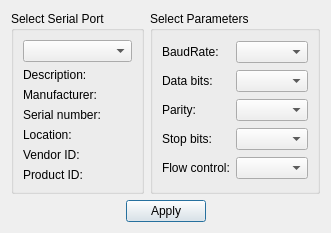
<?xml version="1.0" encoding="UTF-8"?>
<ui version="4.0">
 <class>SettingsDialog</class>
 <widget class="QDialog" name="SettingsDialog">
  <property name="geometry">
   <rect>
    <x>0</x>
    <y>0</y>
    <width>331</width>
    <height>220</height>
   </rect>
  </property>
  <property name="sizePolicy">
   <sizepolicy hsizetype="Preferred" vsizetype="Preferred">
    <horstretch>0</horstretch>
    <verstretch>0</verstretch>
   </sizepolicy>
  </property>
  <property name="windowTitle">
   <string>Settings</string>
  </property>
  <layout class="QGridLayout" name="gridLayout_3">
   <item row="0" column="0">
    <layout class="QVBoxLayout" name="verticalLayout">
     <item>
      <layout class="QHBoxLayout" name="horizontalLayout_2">
       <item>
        <widget class="QGroupBox" name="selectBox">
         <property name="title">
          <string>Select Serial Port</string>
         </property>
         <layout class="QGridLayout" name="gridLayout">
          <item row="6" column="0">
           <widget class="QLabel" name="vidLabel">
            <property name="text">
             <string>Vendor ID:</string>
            </property>
           </widget>
          </item>
          <item row="7" column="0">
           <widget class="QLabel" name="pidLabel">
            <property name="text">
             <string>Product ID:</string>
            </property>
           </widget>
          </item>
          <item row="1" column="0">
           <widget class="QLabel" name="descriptionLabel">
            <property name="text">
             <string>Description:</string>
            </property>
           </widget>
          </item>
          <item row="0" column="0">
           <widget class="QComboBox" name="serialPortInfoListBox"/>
          </item>
          <item row="5" column="0">
           <widget class="QLabel" name="locationLabel">
            <property name="text">
             <string>Location:</string>
            </property>
           </widget>
          </item>
          <item row="4" column="0">
           <widget class="QLabel" name="serialNumberLabel">
            <property name="text">
             <string>Serial number:</string>
            </property>
           </widget>
          </item>
          <item row="2" column="0">
           <widget class="QLabel" name="manufacturerLabel">
            <property name="text">
             <string>Manufacturer:</string>
            </property>
           </widget>
          </item>
         </layout>
        </widget>
       </item>
       <item>
        <widget class="QGroupBox" name="parametersBox">
         <property name="title">
          <string>Select Parameters</string>
         </property>
         <layout class="QGridLayout" name="gridLayout_2">
          <item row="0" column="0">
           <widget class="QLabel" name="baudRateLabel">
            <property name="text">
             <string>BaudRate:</string>
            </property>
           </widget>
          </item>
          <item row="0" column="1">
           <widget class="QComboBox" name="baudRateBox"/>
          </item>
          <item row="1" column="0">
           <widget class="QLabel" name="dataBitsLabel">
            <property name="text">
             <string>Data bits:</string>
            </property>
           </widget>
          </item>
          <item row="1" column="1">
           <widget class="QComboBox" name="dataBitsBox"/>
          </item>
          <item row="2" column="0">
           <widget class="QLabel" name="parityLabel">
            <property name="text">
             <string>Parity:</string>
            </property>
           </widget>
          </item>
          <item row="2" column="1">
           <widget class="QComboBox" name="parityBox"/>
          </item>
          <item row="3" column="0">
           <widget class="QLabel" name="stopBitsLabel">
            <property name="text">
             <string>Stop bits:</string>
            </property>
           </widget>
          </item>
          <item row="3" column="1">
           <widget class="QComboBox" name="stopBitsBox"/>
          </item>
          <item row="4" column="0">
           <widget class="QLabel" name="flowControlLabel">
            <property name="text">
             <string>Flow control:</string>
            </property>
           </widget>
          </item>
          <item row="4" column="1">
           <widget class="QComboBox" name="flowControlBox"/>
          </item>
         </layout>
        </widget>
       </item>
      </layout>
     </item>
     <item>
      <layout class="QHBoxLayout" name="horizontalLayout">
       <item>
        <spacer name="horizontalSpacer">
         <property name="orientation">
          <enum>Qt::Horizontal</enum>
         </property>
         <property name="sizeHint" stdset="0">
          <size>
           <width>96</width>
           <height>20</height>
          </size>
         </property>
        </spacer>
       </item>
       <item>
        <widget class="QPushButton" name="applyButton">
         <property name="text">
          <string>Apply</string>
         </property>
        </widget>
       </item>
       <item>
        <spacer name="horizontalSpacer_2">
         <property name="orientation">
          <enum>Qt::Horizontal</enum>
         </property>
         <property name="sizeHint" stdset="0">
          <size>
           <width>40</width>
           <height>20</height>
          </size>
         </property>
        </spacer>
       </item>
      </layout>
     </item>
    </layout>
   </item>
  </layout>
 </widget>
 <resources/>
 <connections/>
</ui>
